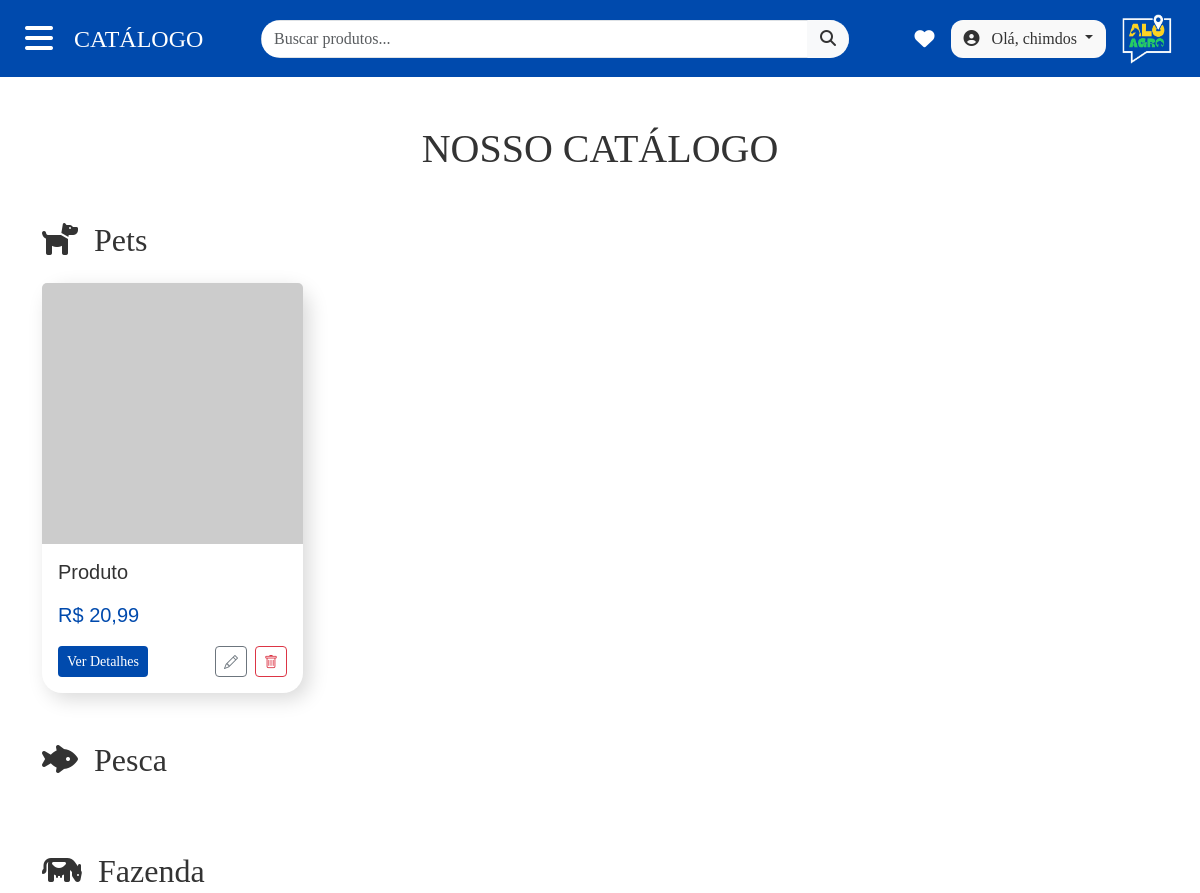
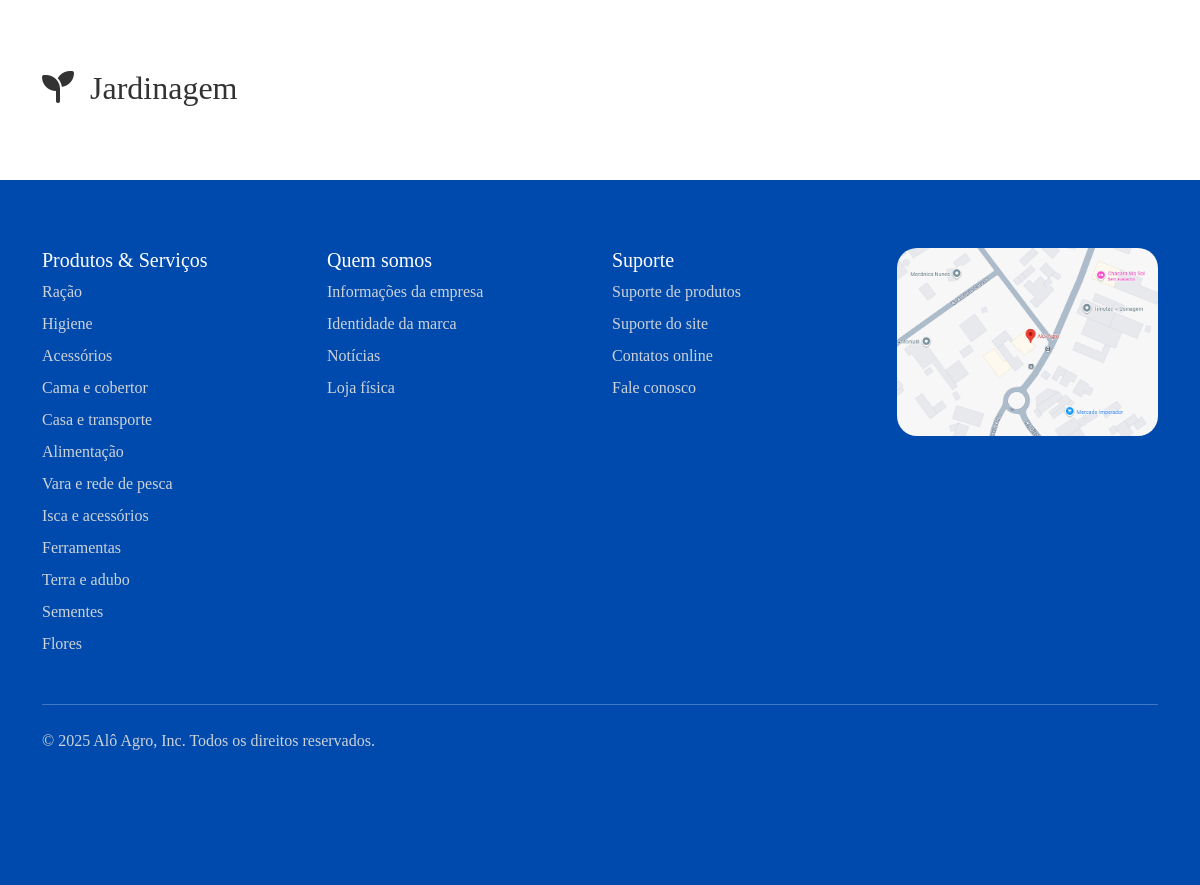
/catalogo.php (signed in), run on the app's committed database (2 pictures, top to bottom).
### tables this page shows
CREATE TABLE `categorias` (
  `id` int(11) NOT NULL,
  `nome` varchar(100) NOT NULL,
  `icone_bootstrap` varchar(50) NOT NULL
);

CREATE TABLE `produtos` (
  `id` int(11) NOT NULL,
  `nome` varchar(255) NOT NULL,
  `preco` decimal(10,2) NOT NULL DEFAULT 0.00,
  `imagem` varchar(255) DEFAULT NULL,
  `categoria_id` int(11) DEFAULT NULL,
  `created_at` timestamp NOT NULL DEFAULT current_timestamp(),
  `updated_at` timestamp NOT NULL DEFAULT current_timestamp() ON UPDATE current_timestamp()
);

### templates/aloagrodb.php (called while the page is built, shortened)
<?php
class DB
{
    private static ?PDO $conn = null;
    private static function connect(): PDO
    {
        if (self::$conn === null) {
            try {
                $dsn = "mysql:host=" . DB_HOST . ";dbname=" . DB_NAME . ";charset=utf8mb4";
                $options = [
                    PDO::ATTR_ERRMODE => PDO::ERRMODE_EXCEPTION,
                    PDO::ATTR_DEFAULT_FETCH_MODE => PDO::FETCH_ASSOC,
                    PDO::ATTR_EMULATE_PREPARES => false,
                ];
                self::$conn = new PDO($dsn, DB_USER, DB_PASSWORD, $options);
            } catch (PDOException $e) {
                throw new DatabaseException('Falha ao conectar ao banco de dados: ' . $e->getMessage());
            }
        }
        return self::$conn;
    }
    public static function find(string $table, ?int $id = null): array
    {
        $conn = self::connect();
        $sql = "SELECT * FROM `$table`";
        if ($id !== null) {
            $sql .= " WHERE `id` = :id LIMIT 1";
            $stmt = $conn->prepare($sql);
            $stmt->execute([':id' => $id]);
            return $stmt->fetch() ?: [];
        } else {
            $stmt = $conn->prepare($sql);
            $stmt->execute();
            return $stmt->fetchAll();
        }
    }
    public static function findAllBy(string $table, string $column, $value): array
    {
        $conn = self::connect();
        $sql = "SELECT * FROM `$table` WHERE `$column` = :value";
        $stmt = $conn->prepare($sql);
        $stmt->execute([':value' => $value]);
        return $stmt->fetchAll();
    }
}

### auth.php (called while the page is built, shortened)
<?php
class Auth
{
    public function isLoggedIn(): bool
    {
        return isset($_SESSION['user_id']);
    }
    public function isAdmin(): bool
    {
        return $this->isLoggedIn() && isset($_SESSION['user_type']) && $_SESSION['user_type'] === 'admin';
    }
}

### catalogo.php (the view, shortened to what this page needs)
<?php
require_once 'auth.php';
$auth = new Auth();
$searchTerm = trim($_GET['busca'] ?? '');
$produtos = [];
$categorias = [];
if (!empty($searchTerm)) {
    $page_title = 'Resultados para "' . htmlspecialchars($searchTerm) . '"';
    $sql = "SELECT * FROM produtos WHERE nome LIKE ?";
    $param = '%' . $searchTerm . '%';
    $produtos = DB::query($sql, [$param]);
} else {
    $categorias = DB::find('categorias');
}
?>
<div class="container main-content my-5">
    <h1 class="text-center mb-5 category-title">
        <?php
        if (!empty($searchTerm)) {
            echo 'Resultados da busca por: "' . htmlspecialchars($searchTerm) . '"';
        } else {
            echo 'NOSSO CATÁLOGO';
        }
        ?>
    </h1>
    <?php if (!empty($searchTerm)): ?>
        <div class="row row-cols-1 row-cols-sm-2 row-cols-md-3 row-cols-lg-4 g-4">
            <?php if ($produtos): ?>
                <?php foreach ($produtos as $produto): ?>
                    <div class="col">
                        <?php include('inc/product_card.php');  ?>
                    </div>
                <?php endforeach; ?>
            <?php else: ?>
                <div class="col-12 text-center">
                    <p>Nenhum produto encontrado com o termo "<?php echo htmlspecialchars($searchTerm); ?>".</p>
                </div>
            <?php endif; ?>
        </div>
    <?php else: ?>
        <?php if ($categorias): ?>
            <?php foreach ($categorias as $categoria): ?>
                <div class="row mt-5">
                    <div class="col">
                        <h2 id="<?php echo htmlspecialchars($categoria['nome']); ?>" class="mb-4 category-title">
                            <i class="<?php echo htmlspecialchars($categoria['icone_bootstrap']); ?> me-2"></i>
                            <?php echo htmlspecialchars($categoria['nome']); ?>
                        </h2>
                    </div>
                </div>
                <div class="row row-cols-1 row-cols-sm-2 row-cols-md-3 row-cols-lg-4 g-4">
                    <?php
                    $produtosDaCategoria = DB::findAllBy('produtos', 'categoria_id', $categoria['id']);
                    ?>
                    <?php if ($produtosDaCategoria): ?>
                        <?php foreach ($produtosDaCategoria as $produto): ?>
                            <div class="col">
                                <div class="card h-100 product-card">
                                    <?php
                                    $imagePath = BASEURL . 'arquivos/uploads/produtos/' . htmlspecialchars($produto['imagem'] ?? '');
                                    $placeholder = "https://via.placeholder.com/500x500.png?text=Imagem+Indisponivel";
                                    $imageUrl = (!empty($produto['imagem']) && file_exists('arquivos/uploads/produtos/' . $produto['imagem'])) ? $imagePath : $placeholder;
                                    ?>
                                    <img src="<?php echo $imageUrl; ?>" class="card-img-top"
                                        alt="<?php echo htmlspecialchars($produto['nome']); ?>"
                                        style="aspect-ratio: 1 / 1; object-fit: cover;">
                                    <div class="card-body d-flex flex-column">
                                        <h5 class="card-title"><?php echo htmlspecialchars($produto['nome']); ?></h5>
                                        <p class="card-text price mt-2">R$ <?php echo number_format($produto['preco'], 2, ',', '.'); ?></p>
                                        <div class="mt-auto d-flex justify-content-between align-items-center">
                                            <a href="produto.php?id=<?php echo $produto['id']; ?>" class="btn botaodetalhes btn-sm">Ver
                                                Detalhes</a>
                                            <?php if ($auth->isAdmin()): ?>
                                                <div class="admin-actions d-flex gap-2">
                                                    <a href="editar_produto.php?id=<?php echo $produto['id']; ?>"
                                                        class="btn btn-outline-secondary btn-sm"><i class="bi bi-pencil"></i></a>
                                                    <a href="deletar_produto.php?id=<?php echo $produto['id']; ?>"
                                                        class="btn btn-outline-danger btn-sm"
                                                        onclick="return confirm('Tem certeza que deseja deletar este produto?');"><i
                                                            class="bi bi-trash"></i></a>
                                                </div>
                                            <?php endif; ?>
                                        </div>
                                    </div>
                                </div>
                            </div>
                        <?php endforeach; ?>
                    <?php else: ?>
                        <div class="col"></div>
                    <?php endif; ?>
                </div>
            <?php endforeach; ?>
        <?php else: ?>
            <p class="text-center">Nenhuma categoria encontrada.</p>
        <?php endif; ?>
    <?php endif; ?>
</div>

### catalogo.php (style rules this page uses)
.product-card { transition: transform 0.2s ease-in-out, box-shadow 0.2s ease-in-out; border-radius: 20px; background: #ffffff; box-shadow: 6px 6px 20px #d9d9d9, -6px -6px 20px #ffffff; border: none; }
.card-title { font-family: 'InstrumentSansBold', sans-serif; color: #333; }
.card-text.price { font-family: 'InstrumentSansBold', sans-serif; font-size: 1.25rem; color: #004AAD; }
.category-title { font-family: 'InstrumentSansBold'; color: #333; }
.botaodetalhes { background-color: #004AAD; color: white; font-family: 'InstrumentSansBold'; }

### data on the page
categorias: nome "Pets"
produtos: nome "Produto", preco "20,99"
categorias: nome "Pesca"
categorias: nome "Fazenda"
categorias: nome "Jardinagem"

### other printed values
$_SESSION['user_name'] "chimdos"
